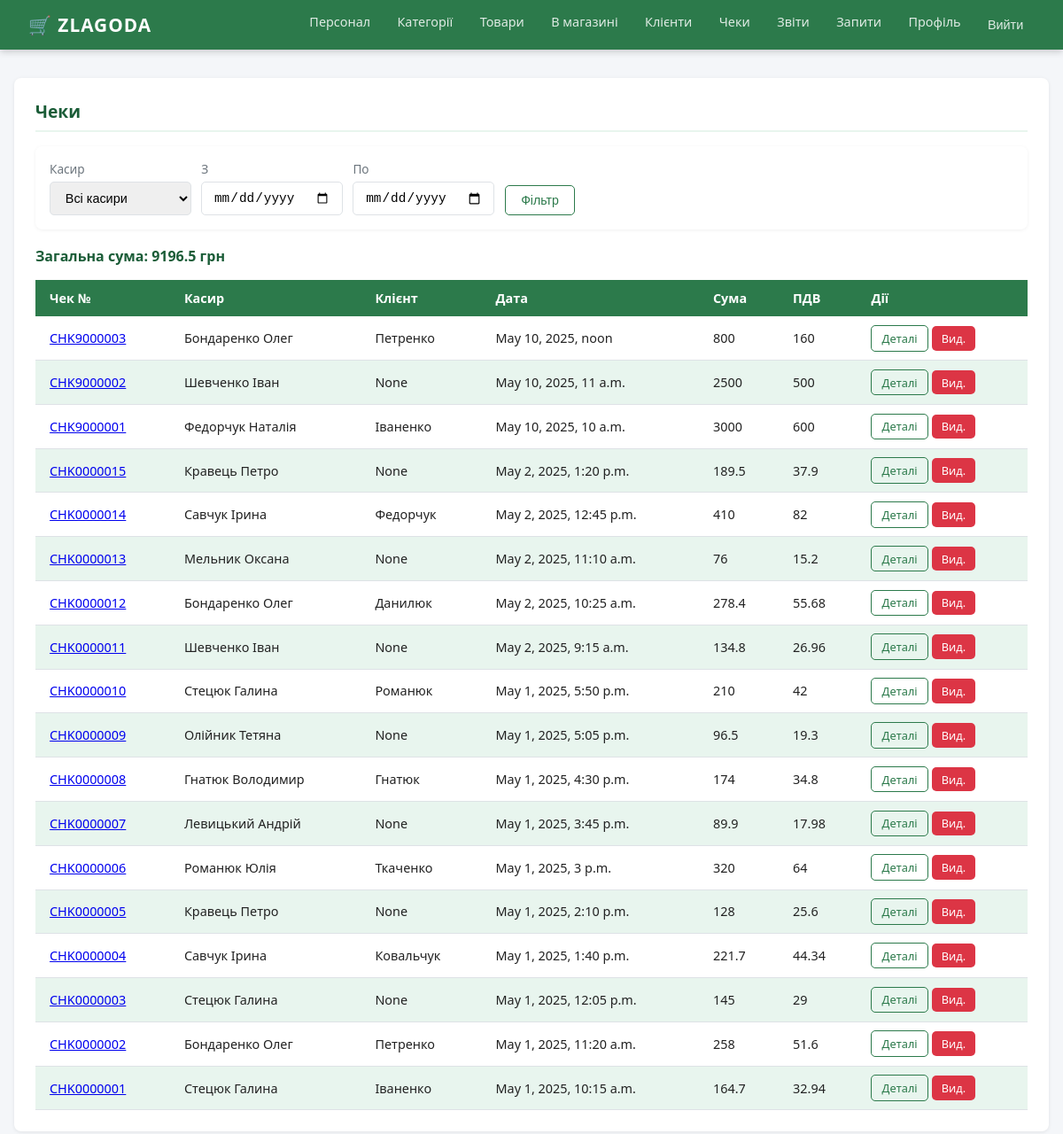
The app's page /checks/ (signed in) with its own data.
### supermarket/models.py (models this page shows)
class Chek(models.Model):
    check_number = models.CharField(max_length=10, primary_key=True)
    id_employee = models.ForeignKey(
        Employee, on_delete=models.DO_NOTHING,
        db_column='id_employee'
    )
    card_number = models.ForeignKey(
        Customer_Card, on_delete=models.DO_NOTHING,
        db_column='card_number', null=True, blank=True
    )
    print_date = models.DateTimeField()
    sum_total = models.DecimalField(max_digits=13, decimal_places=4)
    vat = models.DecimalField(max_digits=13, decimal_places=4)
    class Meta:
        db_table = 'Chek'
        managed = True

### supermarket/views.py (the view)
# urls.py: path('checks/', views.checks_list, name='checks'),
@login_required
def checks_list(request):
    role = get_current_role(request)
    emp_id = request.user.username
    if role == 'Manager':
        filter_emp = request.GET.get('employee_id', '')
    else:
        filter_emp = emp_id
    date_from = request.GET.get('date_from', '')
    date_to = request.GET.get('date_to', '')
    checks = db.get_checks(
        employee_id=filter_emp if filter_emp else None,
        date_from=date_from if date_from else None,
        date_to=date_to if date_to else None
    )
    total = db.get_total_sales(
        employee_id=filter_emp if filter_emp else None,
        date_from=date_from if date_from else None,
        date_to=date_to if date_to else None
    )
    cashiers = db.get_cashiers() if role == 'Manager' else []
    return render(request, 'supermarket/checks.html', {
        'checks': checks, 'total': total,
        'cashiers': cashiers, 'role': role,
        'filter_emp': filter_emp,
        'date_from': date_from, 'date_to': date_to
    })

### supermarket/db_utils.py (called while the page is built)
def dictfetchall(cursor):
    columns = [col[0] for col in cursor.description]
    return [dict(zip(columns, row)) for row in cursor.fetchall()]

def get_cashiers():
    with connection.cursor() as c:
        c.execute("""
            SELECT id_employee, empl_surname, empl_name, empl_patronymic,
                   empl_role, salary, date_of_birth, date_of_start,
                   phone_number, city, street, zip_code
            FROM Employee
            WHERE empl_role = 'Cashier'
            ORDER BY empl_surname
        """)
        return dictfetchall(c)

def get_employee_by_id(eid):
    with connection.cursor() as c:
        c.execute("""
            SELECT id_employee, empl_surname, empl_name, empl_patronymic,
                   empl_role, salary, date_of_birth, date_of_start,
                   phone_number, city, street, zip_code
            FROM Employee
            WHERE id_employee = %s
        """, [eid])
        return dictfetchall(c)

def get_total_sales(employee_id=None, date_from=None, date_to=None):
    with connection.cursor() as c:
        sql = """
            SELECT COALESCE(SUM(sum_total), 0) AS total
            FROM Chek
            WHERE 1=1
        """
        params = []
        if employee_id:
            sql += " AND id_employee = %s"
            params.append(employee_id)
        if date_from:
            sql += " AND DATE(print_date) >= %s"
            params.append(date_from)
        if date_to:
            sql += " AND DATE(print_date) <= %s"
            params.append(date_to)
        c.execute(sql, params)
        row = c.fetchone()
        return row[0] if row else 0

### supermarket/views.py (called while the page is built)
def get_current_role(request):
    emp = db.get_employee_by_id(request.user.username)
    if emp:
        return emp[0]['empl_role']
    return None

### supermarket/templates/supermarket/checks.html (shortened to what this page needs)
{% extends 'supermarket/base.html' %}
{% block content %}
<div class="card">
  <div class="card-title">Чеки</div>
  <div class="filter-bar">
    <form method="get" style="display:flex;gap:.7rem;flex-wrap:wrap;align-items:flex-end;width:100%">
      {% if role == 'Manager' %}
      <div class="form-group"><label>Касир</label>
        <select name="employee_id">
          <option value="">Всі касири</option>
        </select>
      </div>
      {% endif %}
      <div class="form-group"><label>З</label><input type="date" name="date_from" value="{{ date_from }}"></div>
      <div class="form-group"><label>По</label><input type="date" name="date_to" value="{{ date_to }}"></div>
      <button class="btn btn-outline">Фільтр</button>
    </form>
  </div>
  <div style="margin-bottom:1rem;font-weight:600;color:var(--green-dark)">
    Загальна сума: {{ total }} грн
  </div>
  <div class="table-wrap">
    <table>
      <thead><tr><th>Чек №</th><th>Касир</th><th>Клієнт</th><th>Дата</th><th>Сума</th><th>ПДВ</th><th>Дії</th></tr></thead>
      <tbody>
      {% for ch in checks %}
      <tr>
        <td><a href="{% url 'check_detail' ch.check_number %}">{{ ch.check_number }}</a></td>
        <td>{{ ch.cashier_name }}</td>
        <td>{{ ch.cust_surname }}</td>
        <td>{{ ch.print_date }}</td>
        <td>{{ ch.sum_total }}</td>
        <td>{{ ch.vat }}</td>
        <td>
          <a href="{% url 'check_detail' ch.check_number %}" class="btn btn-outline btn-sm">Деталі</a>
          {% if role == 'Manager' %}
          <a href="{% url 'check_delete' ch.check_number %}" class="btn btn-danger btn-sm" onclick="return confirm('Видалити?')">Вид.</a>
          {% endif %}
        </td>
      </tr>
      {% empty %}<tr><td colspan="7">Немає чеків</td></tr>
      {% endfor %}
      </tbody>
    </table>
  </div>
</div>
{% endblock %}

### supermarket/static/supermarket/style.css (style rules this page uses)
:root { --green: #2c7a4b; --green-light: #e8f5ee; --green-dark: #1a5c37; --accent: #f0a500; --text: #222; --muted: #6c757d; --border: #dee2e6; --danger: #dc3545; --white: #fff; }
* { box-sizing: border-box; margin: 0; padding: 0; }
body { font-family: 'Segoe UI', sans-serif; background: #f4f6f9; color: var(--text); min-height: 100vh; }
.card { background: var(--white); border-radius: 8px; padding: 1.5rem; box-shadow: 0 1px 4px rgba(0,0,0,.08); margin-bottom: 1.5rem; }
.card-title { font-size: 1.2rem; font-weight: 600; color: var(--green-dark); margin-bottom: 1rem; padding-bottom: .5rem; border-bottom: 2px solid var(--green-light); }
.table-wrap { overflow-x: auto; }
table { width: 100%; border-collapse: collapse; font-size: .9rem; }
thead th { background: var(--green); color: var(--white); padding: .7rem 1rem; text-align: left; font-weight: 600; }
tbody tr:nth-child(even) { background: var(--green-light); }
tbody td { padding: .6rem 1rem; border-bottom: 1px solid var(--border); }
.btn { display: inline-block; padding: .5rem 1.1rem; border-radius: 5px; border: none; cursor: pointer; font-size: .88rem; font-weight: 500; text-decoration: none; transition: opacity .15s, transform .1s; }
.btn-outline { background: transparent; border: 1px solid var(--green); color: var(--green); }
.btn-danger { background: var(--danger); color: var(--white); }
.btn-sm { padding: .3rem .7rem; font-size: .8rem; }
.form-group { margin-bottom: 1rem; }
label { display: block; font-size: .85rem; font-weight: 500; margin-bottom: .3rem; color: var(--muted); }
input[type=text], input[type=password], input[type=date], input[type=datetime-local], input[type=number], select, textarea { width: 100%; padding: .55rem .8rem; border: 1px solid var(--border); border-radius: 5px; font-size: .9rem; transition: border-color .2s; }
.filter-bar { display: flex; gap: .7rem; align-items: flex-end; flex-wrap: wrap; margin-bottom: 1.2rem; background: var(--white); padding: 1rem; border-radius: 8px; box-shadow: 0 1px 4px rgba(0,0,0,.06); }
.filter-bar .form-group { margin-bottom: 0; min-width: 160px; }

### records on screen
Chek: check_number "CHK9000003", cashier_name "Бондаренко Олег", cust_surname "Петренко", print_date "May 10, 2025, noon", sum_total "800", vat "160"
Chek: check_number "CHK9000002", cashier_name "Шевченко Іван", cust_surname "None", print_date "May 10, 2025, 11 a.m.", sum_total "2500", vat "500"
Chek: check_number "CHK9000001", cashier_name "Федорчук Наталія", cust_surname "Іваненко", print_date "May 10, 2025, 10 a.m.", sum_total "3000", vat "600"
Chek: check_number "CHK0000015", cashier_name "Кравець Петро", cust_surname "None", print_date "May 2, 2025, 1:20 p.m.", sum_total "189.5", vat "37.9"
Chek: check_number "CHK0000014", cashier_name "Савчук Ірина", cust_surname "Федорчук", print_date "May 2, 2025, 12:45 p.m.", sum_total "410", vat "82"
Chek: check_number "CHK0000013", cashier_name "Мельник Оксана", cust_surname "None", print_date "May 2, 2025, 11:10 a.m.", sum_total "76", vat "15.2"
Chek: check_number "CHK0000012", cashier_name "Бондаренко Олег", cust_surname "Данилюк", print_date "May 2, 2025, 10:25 a.m.", sum_total "278.4", vat "55.68"
Chek: check_number "CHK0000011", cashier_name "Шевченко Іван", cust_surname "None", print_date "May 2, 2025, 9:15 a.m.", sum_total "134.8", vat "26.96"
Chek: check_number "CHK0000010", cashier_name "Стецюк Галина", cust_surname "Романюк", print_date "May 1, 2025, 5:50 p.m.", sum_total "210", vat "42"
Chek: check_number "CHK0000009", cashier_name "Олійник Тетяна", cust_surname "None", print_date "May 1, 2025, 5:05 p.m.", sum_total "96.5", vat "19.3"
Chek: check_number "CHK0000008", cashier_name "Гнатюк Володимир", cust_surname "Гнатюк", print_date "May 1, 2025, 4:30 p.m.", sum_total "174", vat "34.8"
Chek: check_number "CHK0000007", cashier_name "Левицький Андрій", cust_surname "None", print_date "May 1, 2025, 3:45 p.m.", sum_total "89.9", vat "17.98"
Chek: check_number "CHK0000006", cashier_name "Романюк Юлія", cust_surname "Ткаченко", print_date "May 1, 2025, 3 p.m.", sum_total "320", vat "64"
Chek: check_number "CHK0000005", cashier_name "Кравець Петро", cust_surname "None", print_date "May 1, 2025, 2:10 p.m.", sum_total "128", vat "25.6"
Chek: check_number "CHK0000004", cashier_name "Савчук Ірина", cust_surname "Ковальчук", print_date "May 1, 2025, 1:40 p.m.", sum_total "221.7", vat "44.34"
Chek: check_number "CHK0000003", cashier_name "Стецюк Галина", cust_surname "None", print_date "May 1, 2025, 12:05 p.m.", sum_total "145", vat "29"
Chek: check_number "CHK0000002", cashier_name "Бондаренко Олег", cust_surname "Петренко", print_date "May 1, 2025, 11:20 a.m.", sum_total "258", vat "51.6"
Chek: check_number "CHK0000001", cashier_name "Стецюк Галина", cust_surname "Іваненко", print_date "May 1, 2025, 10:15 a.m.", sum_total "164.7", vat "32.94"

### other values on screen
{{ total }} "9196.5"
